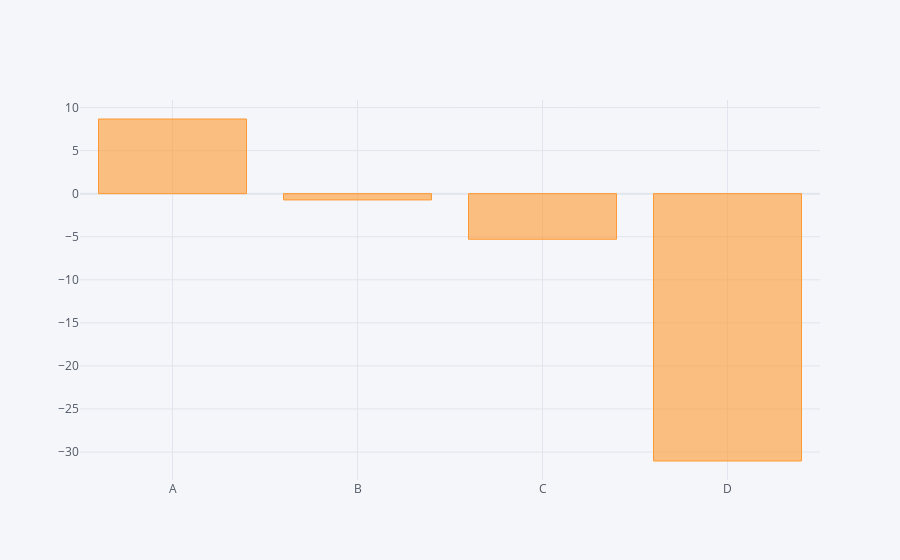

The notebook cell saved with this chart:
### Code cell
df.sum().iplot(kind='bar')

### Figure 1 — Plotly figure (JSON) as saved in the notebook; plotly's stock layout.template omitted (floating-point values rounded to 4 significant figures)
{"data": [{"marker": {"color": "rgba(255, 153, 51, 0.6)", "line": {"color": "rgba(255, 153, 51, 1.0)", "width": 1}}, "name": "None", "orientation": "v", "text": "", "type": "bar", "x": ["A", "B", "C", "D"], "y": [8.667, -0.7297, -5.292, -31.04]}], "layout": {"legend": {"bgcolor": "#F5F6F9", "font": {"color": "#4D5663"}}, "paper_bgcolor": "#F5F6F9", "plot_bgcolor": "#F5F6F9", "title": {"font": {"color": "#4D5663"}}, "xaxis": {"gridcolor": "#E1E5ED", "showgrid": true, "tickfont": {"color": "#4D5663"}, "title": {"font": {"color": "#4D5663"}, "text": ""}, "zerolinecolor": "#E1E5ED"}, "yaxis": {"gridcolor": "#E1E5ED", "showgrid": true, "tickfont": {"color": "#4D5663"}, "title": {"font": {"color": "#4D5663"}, "text": ""}, "zerolinecolor": "#E1E5ED"}}}
